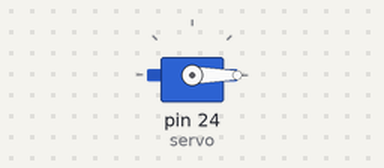
The sketch below on a simulated Arduino Mega 2560, built with avr-gcc and run on an emulated ATmega2560. Parts: servo.

Above: at 0.05 s.
At 2.05 s:
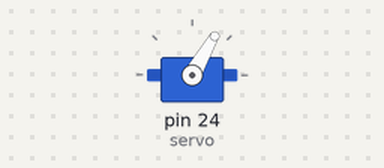
At 4.05 s:
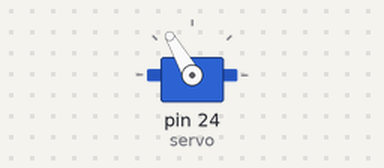
At 8.0 s:
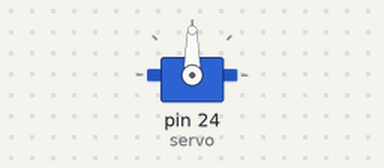
Timing chart, 0 to 11.7 s (numbered marks = the images above):
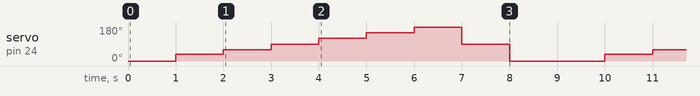

The sketch:

MOT1.ino
```cpp
#include <Servo.h>
Servo servo;
void setup()
{
servo.attach(24, 600, 2400);
//1000,1500 으로 변경해보기
}
void loop()
{
  int pos;
  servo.write(0);
  delay(1000);
  servo.write(35);
  delay(1000);
  servo.write(60);
  delay(1000);
  servo.write(90);
  delay(1000);
  servo.write(120);
  delay(1000);
  servo.write(150);
  delay(1000);
  servo.write(180);
  delay(1000);
  servo.write(90);
  delay(1000);
  servo.write(0);
  delay(1000);


}
```

Measured:
- by itself, servo on pin 24 (servo): repeats every 9.0 s: 60° 1.0 s, 90° 1.0 s, 120° 1.0 s, 150° 1.0 s, 180° 1.0 s, 90° 1.0 s, 0° 2.0 s, 35° 1.0 s
